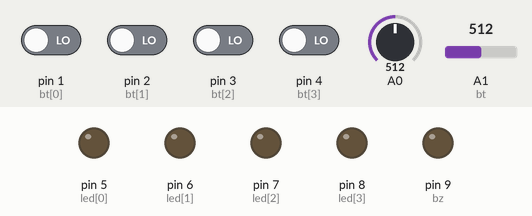
This sketch was run on a simulated Arduino Uno, built with avr-gcc and run on an emulated ATmega328P. On the bench: output pins drawn as LEDs (lit = HIGH). The test bench sets the inputs (shaded band); at power-on: pin 1 (bt[0]), pin 2 (bt[1]), pin 3 (bt[2]), pin 4 (bt[3]) LOW, A0 = 512, A1 (bt) = 512. Random numbers use the default seed unless the sketch sets one.

Above: at 2.9 s.
3.0 s: pin 1 (bt[0]) driven HIGH
At 4.1 s:
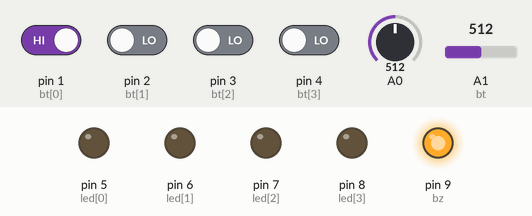
At 5.3 s:
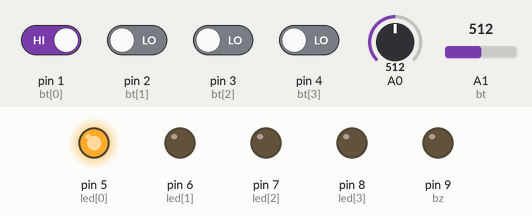
5.7 s: pin 1 (bt[0]) driven LOW and pin 2 (bt[1]) driven HIGH
At 8.6 s:
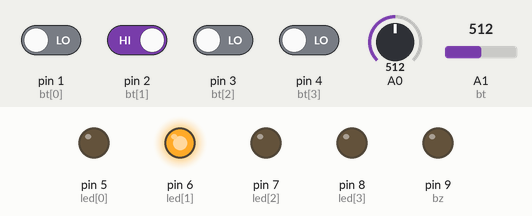
8.7 s: pin 2 (bt[1]) driven LOW and pin 3 (bt[2]) driven HIGH
At 10.2 s:
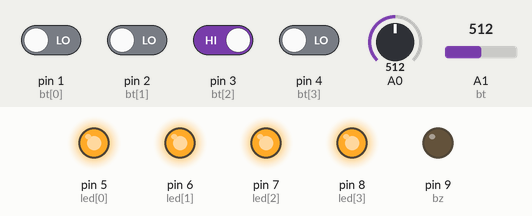
11.7 s: A0 set to 0
14.7 s: pin 2 (bt[1]) driven HIGH
17.7 s: A0 set to 511
Timing chart, 0 to 21.7 s (numbered marks = the images above; inputs shaded):
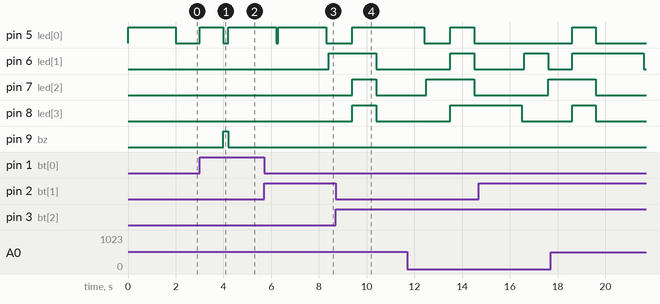

The sketch:

genius_beta_pronto.ino
```cpp
#include <TrueRandom.h>
const int bt[4] = {1, 2, 3, 4}, led[4] = {5, 6, 7, 8}, bz = 9, start = A1;
int push[4] = {0}, i = 0, j, w, go = 0, per[100] = {0}, res[100] = {0}, lvl = 1, tom = 0, final = 1, win = 0;

void setup()
{
  for(i=0;i<4;i++)
  {
    pinMode(led[i], OUTPUT);
    pinMode(bt[i], INPUT);
    digitalWrite(bt[i], LOW);
    digitalWrite(led[i], LOW);
  }
  pinMode(bz, OUTPUT);
}

void loop()
{
  go = analogRead(A1);
  if(go)
  {
    while (final)
    {
      tom = 100;
      while(i<lvl) //Cria as perguntas
      {
        randomSeed(analogRead(A0));
        per[i] = random(0,4);
        i++;
      }
      for (j=0;j<lvl;j++) //Faz as perguntas
      {
        digitalWrite(led[per[j]], HIGH);
        delay(2000);
        digitalWrite(led[per[j]], LOW);
        delay(100);
        digitalWrite(bz, HIGH);
        delayMicroseconds(tom);
        digitalWrite(bz, LOW);
      }
      for(j=0;j<lvl;j++) //Pega as repostas
      {
          while(push[0] == LOW && push[1] == LOW && push[2] == LOW && push[3] == LOW) //Aguarda algum botao ser pressionado
          {
            for(w=0;w<4;w++)
              push[w] = digitalRead(bt[w]);
          }
          for(w=0;w<4;w++) //Le qual botao foi pressionado
          {
            if(push[w] == HIGH)
            {
              res[j] = w; //seta a resposta como o id do botao pressionado
              digitalWrite(led[w], HIGH);
              delay(1000);
              digitalWrite(led[w], LOW);
            }
          }
          if (per[j] != res[j]) //verifica se o botao pressionado eh diferente do pedido
            break;
          if(per[lvl] == res[lvl]) //verifica se o user foi ate o final
            win = 1;
          for(w=0;w<4;w++) //reseta a situacao dos botoes
            push[w] = LOW;
      }
      if (win) //user ganhou
      {
        lvl++;
        win = 0;
        tom = 500;
        digitalWrite(bz, HIGH);
        delay(200);
        digitalWrite(bz, LOW);
      }
      else //user perdeu
      {
        final = 0;
        i = 0;
        win = 0;
        lvl = 1;
        for(w=0;w<4;w++)
          digitalWrite(led[w], HIGH);
        delay(1000);
        for(w=0;w<4;w++)
          digitalWrite(led[w], LOW);
        break;
      }
    }
    if(win == 0)
      go = 0;
  }
  for(w=0;w<4;w++) //reseta tudo
  {
    push[w] = LOW;
    digitalWrite(bt[w], LOW);
    digitalWrite(led[w], LOW);
  }
  final = 1;
  win = 0;
  i = 0;
  lvl = 1;
}
```

Measured:
- after the input at 3.0 s, pin 5 (led[0]): LOW → HIGH at once, → LOW 1.0 s later, → HIGH 0.20 s later; pin 9 (bz): LOW → HIGH after 1.0 s, → LOW 0.20 s later
- after the input at 5.7 s, pin 6 (led[1]): LOW → HIGH after 2.7 s
